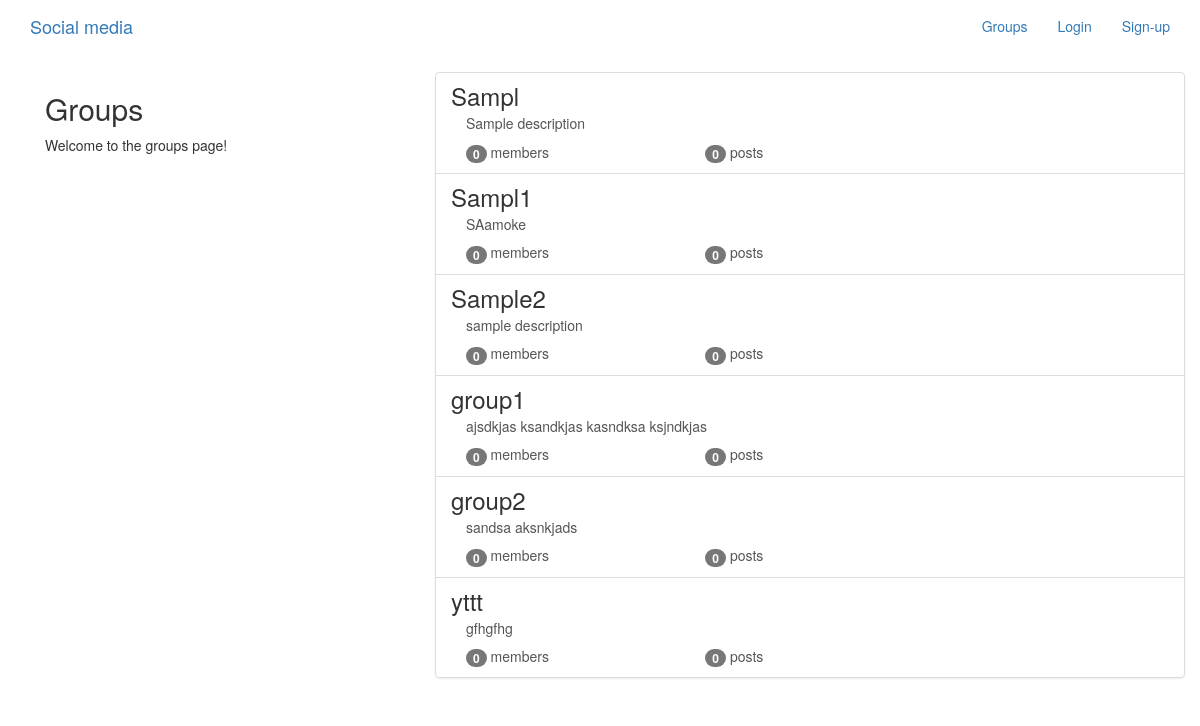
The app's page /groups/ with its own data.
### groups/models.py (models this page shows, shortened)
class Group(models.Model):
    name = models.CharField(max_length=255,unique=True)
    slug = models.SlugField(allow_unicode=True,unique=True)
    description = models.TextField(blank=True,default='')
    description_html = models.TextField(editable='False',default='',blank=True)
    members = models.ManyToManyField(User,through='GroupMember')
    class Meta:
        ordering = ['name']

### groups/views.py (the view)
class ListGroups(generic.ListView):
    model = Group

### groups/templates/groups/group_list.html (shortened to what this page needs)
{% extends "groups/group_base.html" %} {% block pregroup %}
<div class="col-md-4">
  <div class="content">
    <h2>Groups</h2>
    <p>
      Welcome to the groups page!
    </p>
  </div>
</div>
{% endblock %} {% block group_content %}
<div class="col col-md-8">
  <div class="list-group">
    {% for group in object_list %}
    <a class="list-group-item" href="{% url 'groups:single' slug=group.slug %}">
      <h3 class="title list-group-item-heading"> {{group.name}} </h3>
      <div class="list-group-item-text container-fluid">
        {{group.description_html|safe}}
        <div class="row">
          <div class="col-md-4">
            <span class="badge"> {{group.members.count}} </span> member{{group.members.count|pluralize}}
          </div>
          <div class="col-md-4">
            <span class="badge">{{group.posts.count}}</span> post{{group.posts.count|pluralize}}
          </div>
        </div>
      </div>
    </a>
    {% endfor %}
  </div>
</div>
{% endblock %}

### groups/templates/groups/group_base.html (shortened to what this page needs)
{% extends "base.html" %}
{% block content %}
  <div class="container">
    <div class="row">
      {% block pregroup %} {% endblock %}
      {% block group_content %} {% endblock %}
    </div>
  </div>
{% endblock %}

### templates/base.html (shortened to what this page needs)
<!DOCTYPE html>
{% load staticfiles %}
<html>
<head>
  <link rel="stylesheet" href="https://maxcdn.bootstrapcdn.com/bootstrap/3.3.7/css/bootstrap.min.css">
  <link rel="stylesheet" href="https://maxcdn.bootstrapcdn.com/bootstrap/3.3.7/css/bootstrap-theme.min.css">
  <link rel="stylesheet" href="{% static 'socialmedia/css/master.css' %}" />
</head>
<body>
  <nav class="navbar mynav" role='navigation' id='navbar'>
    <div class="container">
      <a class="navbar-brand mynav" href="{% url 'home' %}">Social media</a>
      <ul class="nav navbar-nav navbar-right">
          {% if user.is_authenticated %}
            <li><a href="{% url 'posts:create' %}">Post</a></li>
            <li><a href="{% url 'groups:all' %}">Groups</a></li>
            <li><a href="{% url 'groups:create' %}">Create group</a></li>
            <li><a href="{% url 'accounts:logout' %}">Logout</a></li>
          {% else %}
            <li><a href="{% url 'groups:all' %}">Groups</a></li>
            <li><a href="{% url 'accounts:login' %}">Login</a></li>
            <li><a href="{% url 'accounts:signup' %}">Sign-up</a></li>
          {% endif %}
      </ul>
    </div>
  </nav>
  <div class="container mycontent">
    {% block content %}
    {% endblock %}
  </div>
</body>
</html>

### records on screen
Group: name "Sampl", description_html "Sample description", members.count "0", posts.count "0"
Group: name "Sampl1", description_html "SAamoke", members.count "0", posts.count "0"
Group: name "Sample2", description_html "sample description", members.count "0", posts.count "0"
Group: name "group1", description_html "ajsdkjas ksandkjas kasndksa ksjndkjas", members.count "0", posts.count "0"
Group: name "group2", description_html "sandsa aksnkjads", members.count "0", posts.count "0"
Group: name "yttt", description_html "gfhgfhg", members.count "0", posts.count "0"
